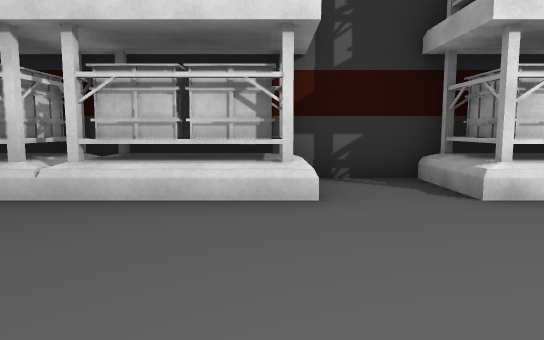
[1] (above)

23 first-person views from a walk through a 3-D level made in the Unity game engine. The camera is 1.4 m above the floor, tilts 6° down and sees 70° across. The floor is counted in squares, 2 m on a side. Each view is taken from the middle of a square. On the plan, view 1 faces up. The plan holds only what a view shows up to about 11 squares ahead; the rest is blank. The place goes on beyond the plan. The player character is not drawn. Some animated figures are left out.

[2]
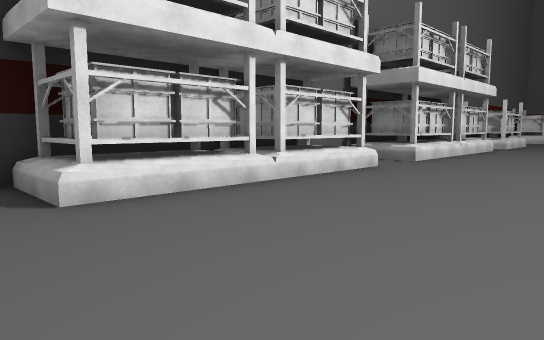

[3]
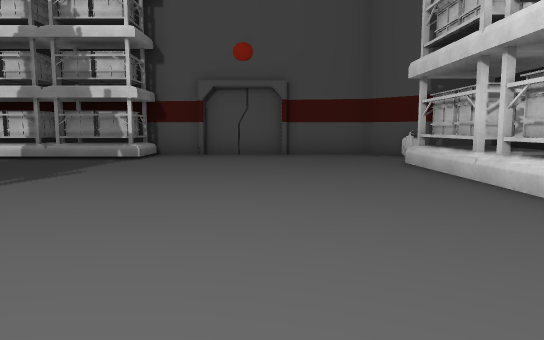

[4]
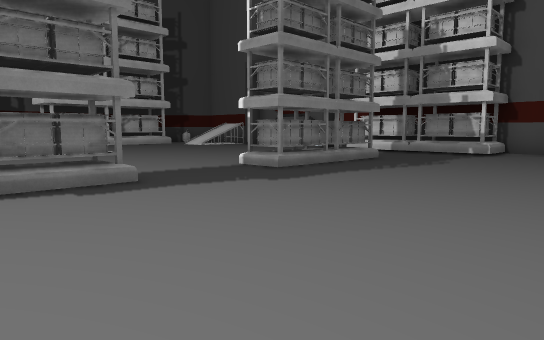

[5]
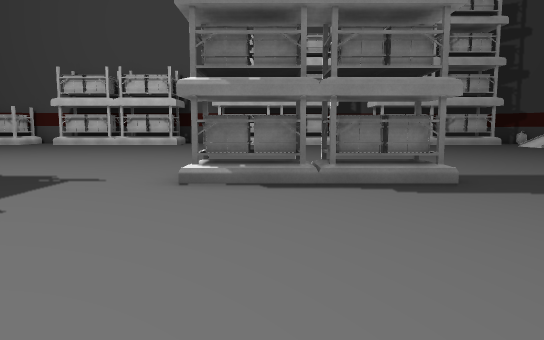

[6]
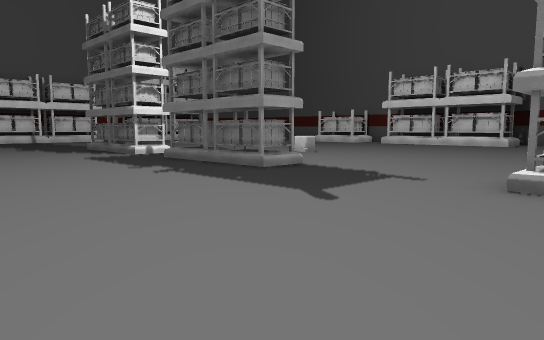

[7]
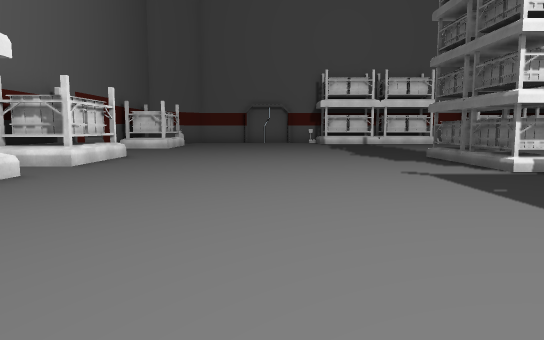

[8]
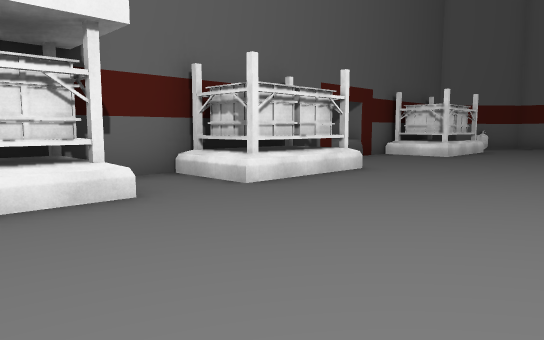

[9]
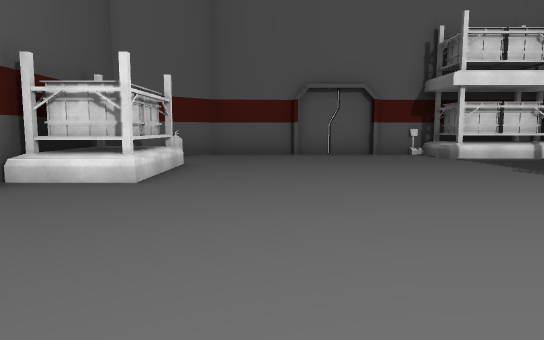

[10]
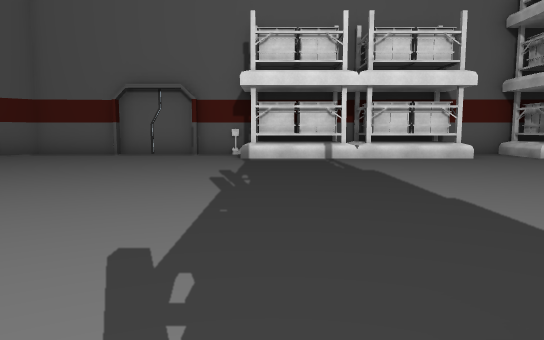

[11]
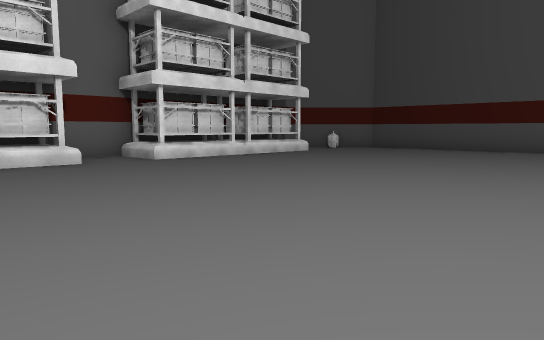

[12]
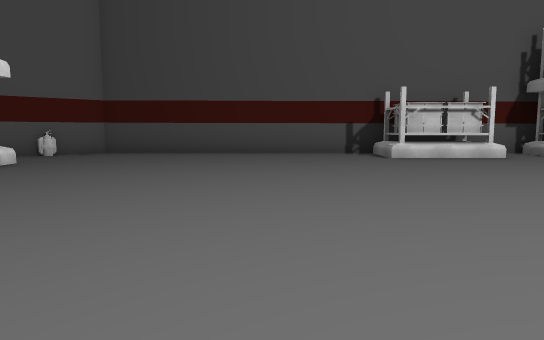

[13]
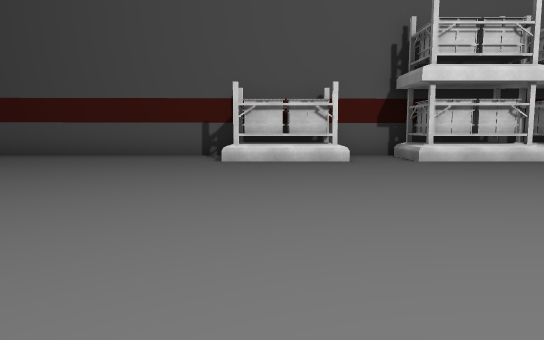

[14]
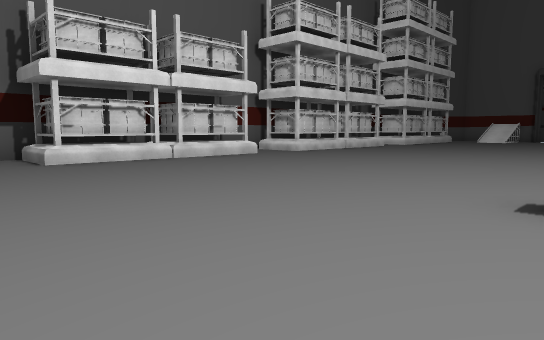

[15]
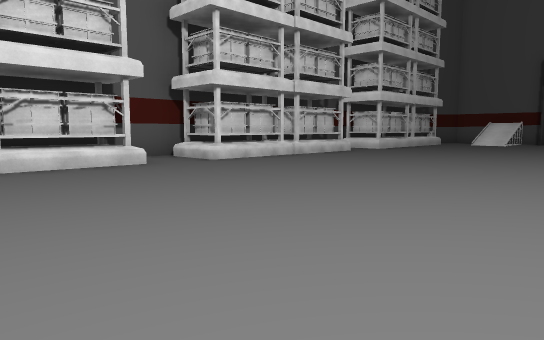

[16]
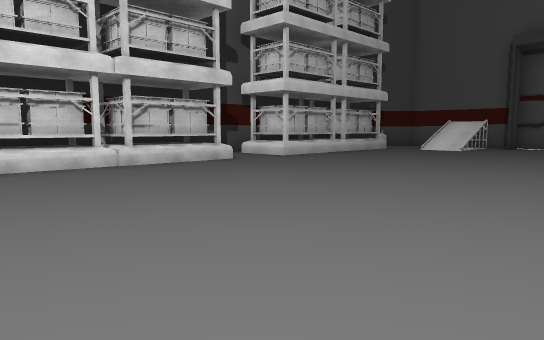

[17]
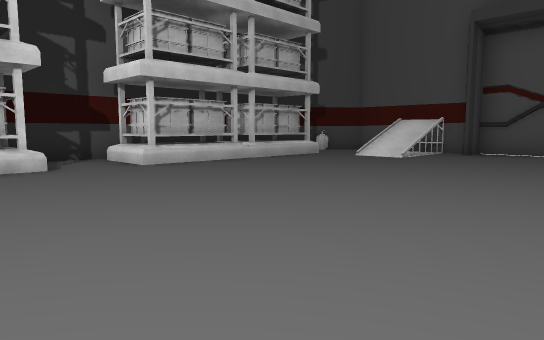

[18]
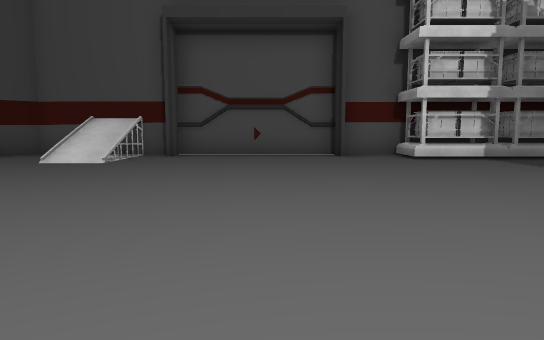

[19]
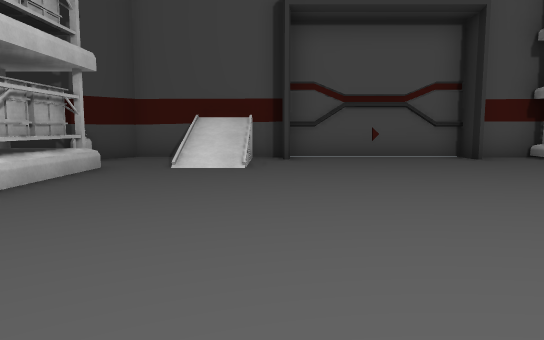

[20]
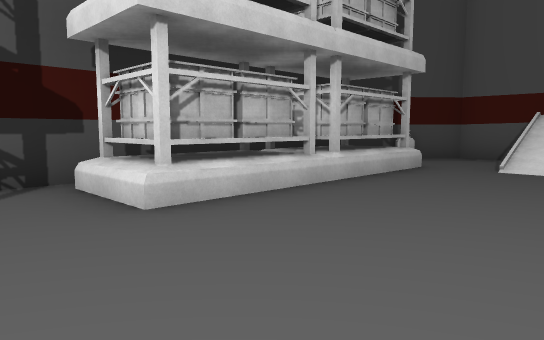

[21]
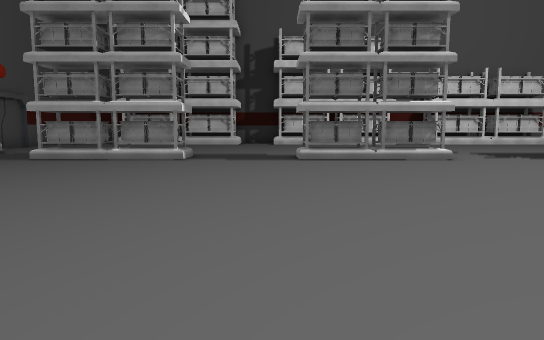

[22]
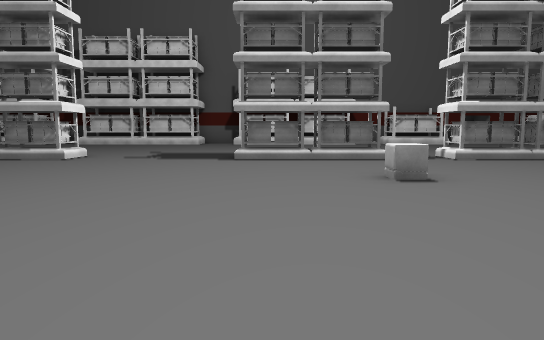

[23]
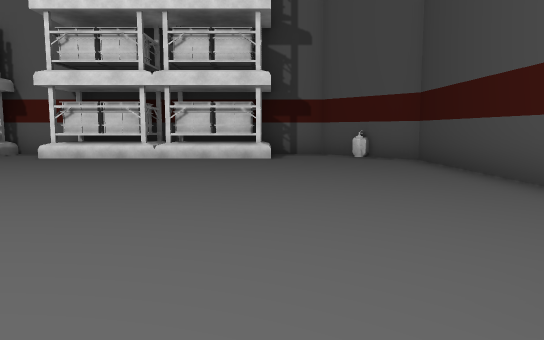

### Floor plan
Points are (right, up) in squares from view 1. A wall is a line through its corners. A room is listed if a view was taken in it or the views show most of it. See-through windows are left out.
Room 1 (views 1, 2, 3, 4, 5, 6, 7, 8, 9, 10, 11, 12, 13, 14, 15, 16, 17, 18, 19, 20, 21, 22, 23)
walls: (11.1, 5.6) (-5.1, 5.6); (7.5, -18.3) (9.6, -18.3); (14.5, -18.3) (16.5, -18.3); (19.4, -18.3) (26.9, -18.3) (29, -16.4) (29, -12.5); (21, 5.6) (13.9, 5.6); (-1.4, 4.1) (-2, 4.1); (-7.1, -8.3) (-7.8, -8.3) (-7.8, -16.4) (-5.6, -18.3) (2.6, -18.3); (29, -12.4) (29, 3.6) (26.9, 5.6) (21.3, 5.6); (-7.8, -1) (-7.8, -8.1); (-7.8, -12.6) (-7.1, -12.6); (-7.8, 1.3) (-7.8, -0.8); (-5.6, 5.6) (-7.8, 3.6) (-7.8, 1.4)
objects: other object (-7, -17); shelf (-7, -6) to (-7, -5); shelf (-7, -4) to (-7, -3); other object (-7, 4); shelf (-5, -17) to (-3, -17); shelf (-5, 4) to (-3, 5); shelf (-3, -5) to (-2, -4); shelf (-2, -17) to (0, -17); shelf (-2, 4) to (0, 5); shelf (-1, -5) to (0, -4); shelf (2, -18) to (4, -17); shelf (2, 4) to (4, 5); shelf (3, -5) to (4, -4); shelf (5, -18) to (7, -17); shelf (5, -5) to (6, -4); shelf (5, 4) to (7, 5); shelf (10, -18) to (12, -17); shelf (10, 4) to (12, 5); shelf (11, -5) to (12, -4); shelf (13, -18) to (14, -17); box (13, -8); shelf (13, -5) to (13, -4); shelf (13, 4) to (14, 5); shelf (16, -5) to (17, -4); shelf (17, -18) to (19, -17); shelf (17, 4) to (19, 5); shelf (18, -5) to (18, -4); shelf (23, 4) to (25, 5); other object (28, -17); shelf (28, -15) to (28, -13); shelf (28, -12) to (28, -10); shelf (28, -7) to (28, -5); shelf (28, -4) to (28, -3); other object (28, 4); other object (29, -2)

Positions as (right, up) in squares from view 1, and headings:
1: (0, 0), facing up
2: (1, 0), facing up-right
3: (3, 1), facing left
4: (5, 1), facing down-left
5: (5, 1), facing down
6: (5, 1), facing down-right
7: (9, 0), facing right
8: (13, 0), facing up-right
9: (18, 2), facing right
10: (18, -3), facing right
11: (19, -5), facing down-right
12: (22, -7), facing down
13: (18, -8), facing down
14: (17, -8), facing down-left
15: (13, -9), facing down-left
16: (8, -9), facing down-left
17: (4, -9), facing down-left
18: (3, -10), facing left
19: (2, -13), facing left
20: (2, -13), facing down-left
21: (2, -14), facing up
22: (11, -14), facing up
23: (18, -15), facing right
